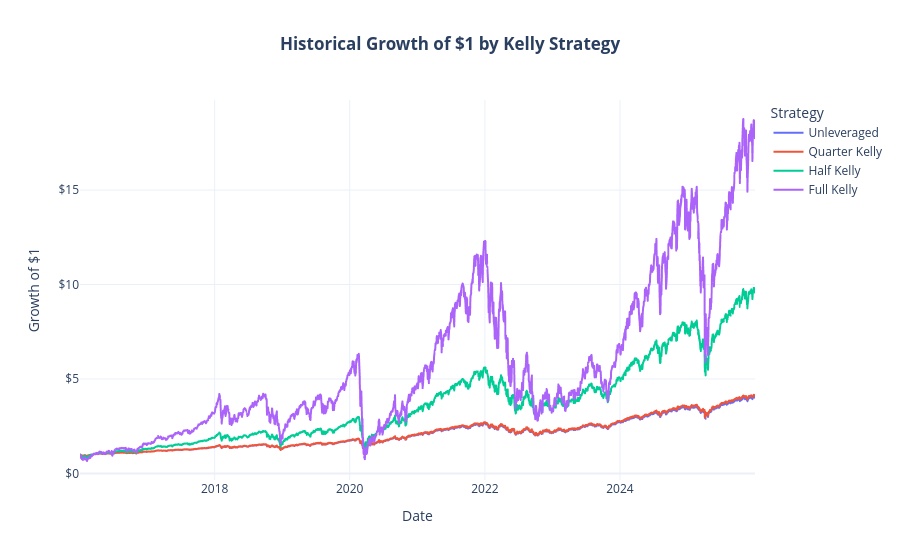

Notebook source saved alongside this figure:
### Code cell
# Calculate the historical growth of one dollar
cumulative_wealth = (1 + strategy_returns).cumprod()

# Add the initial value of $1 before the first daily return
initial_wealth = pd.DataFrame(
    [np.ones(len(cumulative_wealth.columns))],
    index=[adj_prices.index[0]],
    columns=cumulative_wealth.columns,
)

initial_wealth.index.name = "Date"

cumulative_wealth = pd.concat(
    [initial_wealth, cumulative_wealth]
).sort_index()

# Convert to long format exclusively for Plotly
cumulative_wealth_long = (
    cumulative_wealth
    .rename_axis("Date")
    .reset_index()
    .melt(
        id_vars="Date",
        var_name="Strategy",
        value_name="Growth of $1",
    )
)

fig = px.line(
    cumulative_wealth_long,
    x="Date",
    y="Growth of $1",
    color="Strategy",
    title="<b>Historical Growth of $1 by Kelly Strategy</b>",
)

fig.update_traces(
    hovertemplate=(
        "<b>%{fullData.name}</b><br>"
        "Date: %{x|%Y-%m-%d}<br>"
        "Value: $%{y:.2f}"
        "<extra></extra>"
    )
)

fig.update_layout(
    template="plotly_white",
    title_x=0.5,
    hovermode="x unified",
    yaxis_tickprefix="$",
)

fig.show()

### Figure 1 — Plotly figure (JSON) as saved in the notebook; plotly's stock layout.template omitted (floating-point values rounded to 4 significant figures; data arrays with more than 128 entries replaced by an {"elided": "..."} marker saying what was removed)
{"data": [{"hovertemplate": "<b>%{fullData.name}</b><br>Date: %{x|%Y-%m-%d}<br>Value: $%{y:.2f}<extra></extra>", "legendgroup": "Unleveraged", "line": {"color": "#636efa", "dash": "solid"}, "marker": {"symbol": "circle"}, "mode": "lines", "name": "Unleveraged", "showlegend": true, "type": "scattergl", "x": {"elided": "2514 str values"}, "xaxis": "x", "y": {"elided": "2514 float values"}, "yaxis": "y"}, {"hovertemplate": "<b>%{fullData.name}</b><br>Date: %{x|%Y-%m-%d}<br>Value: $%{y:.2f}<extra></extra>", "legendgroup": "Quarter Kelly", "line": {"color": "#EF553B", "dash": "solid"}, "marker": {"symbol": "circle"}, "mode": "lines", "name": "Quarter Kelly", "showlegend": true, "type": "scattergl", "x": {"elided": "2514 str values"}, "xaxis": "x", "y": {"elided": "2514 float values"}, "yaxis": "y"}, {"hovertemplate": "<b>%{fullData.name}</b><br>Date: %{x|%Y-%m-%d}<br>Value: $%{y:.2f}<extra></extra>", "legendgroup": "Half Kelly", "line": {"color": "#00cc96", "dash": "solid"}, "marker": {"symbol": "circle"}, "mode": "lines", "name": "Half Kelly", "showlegend": true, "type": "scattergl", "x": {"elided": "2514 str values"}, "xaxis": "x", "y": {"elided": "2514 float values"}, "yaxis": "y"}, {"hovertemplate": "<b>%{fullData.name}</b><br>Date: %{x|%Y-%m-%d}<br>Value: $%{y:.2f}<extra></extra>", "legendgroup": "Full Kelly", "line": {"color": "#ab63fa", "dash": "solid"}, "marker": {"symbol": "circle"}, "mode": "lines", "name": "Full Kelly", "showlegend": true, "type": "scattergl", "x": {"elided": "2514 str values"}, "xaxis": "x", "y": {"elided": "2514 float values"}, "yaxis": "y"}], "layout": {"hovermode": "x unified", "legend": {"title": {"text": "Strategy"}, "tracegroupgap": 0}, "title": {"text": "<b>Historical Growth of $1 by Kelly Strategy</b>", "x": 0.5}, "xaxis": {"anchor": "y", "domain": [0, 1], "title": {"text": "Date"}}, "yaxis": {"anchor": "x", "domain": [0, 1], "tickprefix": "$", "title": {"text": "Growth of $1"}}}}
